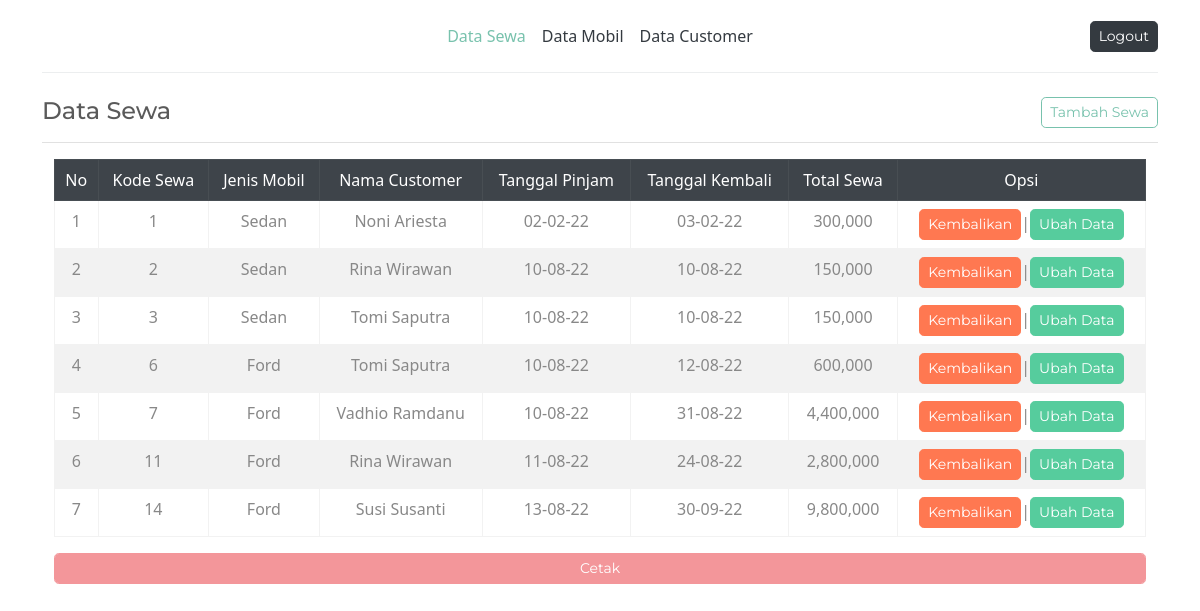
/index.php?login=berhasil (signed in), run on the app's committed database.
### tables this page shows
CREATE TABLE `sewa` (
  `kd_sewa` int(8) NOT NULL,
  `kd_mobil` int(8) NOT NULL,
  `kd_customer` int(8) NOT NULL,
  `tgl_pinjam` date NOT NULL,
  `tgl_kembali` date NOT NULL,
  `total_sewa` int(15) NOT NULL
);

CREATE TABLE `mobil` (
  `kd_mobil` int(8) NOT NULL,
  `jenis_mobil` varchar(35) NOT NULL,
  `warna` varchar(35) NOT NULL,
  `stok` int(8) NOT NULL,
  `tarif_sewa` int(15) NOT NULL
);

CREATE TABLE `customer` (
  `kd_customer` int(8) NOT NULL,
  `nama` varchar(35) NOT NULL,
  `alamat` text NOT NULL,
  `no_hp` varchar(15) NOT NULL
);

### index.php (the view, shortened to what this page needs)
<?php
include "koneksi.php";
$sql = "SELECT *,mobil.jenis_mobil,customer.nama FROM sewa
JOIN mobil ON sewa.kd_mobil=mobil.kd_mobil
JOIN customer ON sewa.kd_customer=customer.kd_customer";
$query = mysqli_query($koneksi,$sql);
if (!isset($_SESSION['login'])) {
    header("location:login.php");
} else {
?>
<!DOCTYPE html>
<html lang="en">
<head>
    <link rel="stylesheet" href="css1/bootstrap.css">
</head>
<body>
<div class="container" id="cetak">
    <header class="d-flex flex-wrap align-items-center justify-content-center justify-content-md-between py-3 mb-4 border-bottom">
      <a href="/" class="d-flex align-items-center col-md-3 mb-2 mb-md-0 text-dark text-decoration-none">
        <svg class="bi me-2" width="40" height="32" role="img" aria-label="Bootstrap"><use xlink:href="#bootstrap"/></svg>
      </a>
      <ul class="nav col-12 col-md-auto mb-2 justify-content-center mb-md-0">
        <li><a href="index.php" class="nav-link px-2 link-primary">Data Sewa</a></li>
        <li><a href="mobil.php" class="nav-link px-2 link-dark">Data Mobil</a></li>
        <li><a href="customer.php" class="nav-link px-2 link-dark">Data Customer</a></li>
      </ul>
      <div class="col-md-3 text-end">
      <a href="logout.php"><button type="button" class="btn btn-dark btn-sm" id="cetak">Logout</button></a>
      </div>
    </header>
  </div>
    <div class="container">
                <h4>Data Sewa
                <a href="tambah.php"><button class="btn btn-outline-primary float-end btn-sm" id="cetak">Tambah Sewa</button></a>
                </h4><hr>
                <div class="container" id="printable">
                <table class="table table-bordered table-striped">
                    <tr class="table-dark" align="center">
                        <td>No</td>
                        <td>Kode Sewa</td>
                        <td>Jenis Mobil</td>
                        <td>Nama Customer</td>
                        <td>Tanggal Pinjam</td>
                        <td>Tanggal Kembali</td>
                        <td>Total Sewa</td>
                        <td id="cetak">Opsi</td>
                    </tr>
                    <?php
                    $nomer = 1;
                    while($sewa=mysqli_fetch_assoc($query)){
                        echo "<tr align='center'>";
                        echo "<td>". $nomer++ ."</td>";
                        echo "<td>". $sewa['kd_sewa'] ."</td>";
                        echo "<td>". ucwords($sewa['jenis_mobil']) ."</td>";
                        echo "<td>". ucwords($sewa['nama']) ."</td>";
                        echo "<td>". date("d-m-y",strtotime($sewa['tgl_pinjam'])) ."</td>";
                        echo "<td>". date("d-m-y",strtotime($sewa['tgl_kembali'])) ."</td>";
                        echo "<td>".  number_format($sewa['total_sewa']) ."</td>";
                        echo "<td id='cetak'>";
                        echo "<a href='hapus.php?kd_sewa=".  $sewa['kd_sewa'] ."'><button class='btn btn-danger btn-sm' id='cetak'>Kembalikan</button></a>";
                        echo "|";
                        echo "<a href='edit.php?kd_sewa=".  $sewa['kd_sewa'] ."'><button class='btn btn-success btn-sm' id='cetak'>Ubah Data</button></a>";
                        echo "</td>";
                        echo "</tr>";
                    }
                    ?>
            </div>
        </div>
    <button onclick="window.print();" class="btn btn-secondary float-end btn-sm form-control" id="cetak">Cetak</button>
</body>
</html>
<?php
}
?>

### data on the page
sewa: kd_sewa "1", kd_mobil.jenis_mobil "Sedan", kd_customer.nama "Noni Ariesta", tgl_pinjam "02-02-22", tgl_kembali "03-02-22", total_sewa "300,000"
sewa: kd_sewa "2", kd_mobil.jenis_mobil "Sedan", kd_customer.nama "Rina Wirawan", tgl_pinjam "10-08-22", tgl_kembali "10-08-22", total_sewa "150,000"
sewa: kd_sewa "3", kd_mobil.jenis_mobil "Sedan", kd_customer.nama "Tomi Saputra", tgl_pinjam "10-08-22", tgl_kembali "10-08-22", total_sewa "150,000"
sewa: kd_sewa "6", kd_mobil.jenis_mobil "Ford", kd_customer.nama "Tomi Saputra", tgl_pinjam "10-08-22", tgl_kembali "12-08-22", total_sewa "600,000"
sewa: kd_sewa "7", kd_mobil.jenis_mobil "Ford", kd_customer.nama "Vadhio Ramdanu", tgl_pinjam "10-08-22", tgl_kembali "31-08-22", total_sewa "4,400,000"
sewa: kd_sewa "11", kd_mobil.jenis_mobil "Ford", kd_customer.nama "Rina Wirawan", tgl_pinjam "11-08-22", tgl_kembali "24-08-22", total_sewa "2,800,000"
sewa: kd_sewa "14", kd_mobil.jenis_mobil "Ford", kd_customer.nama "Susi Susanti", tgl_pinjam "13-08-22", tgl_kembali "30-09-22", total_sewa "9,800,000"
